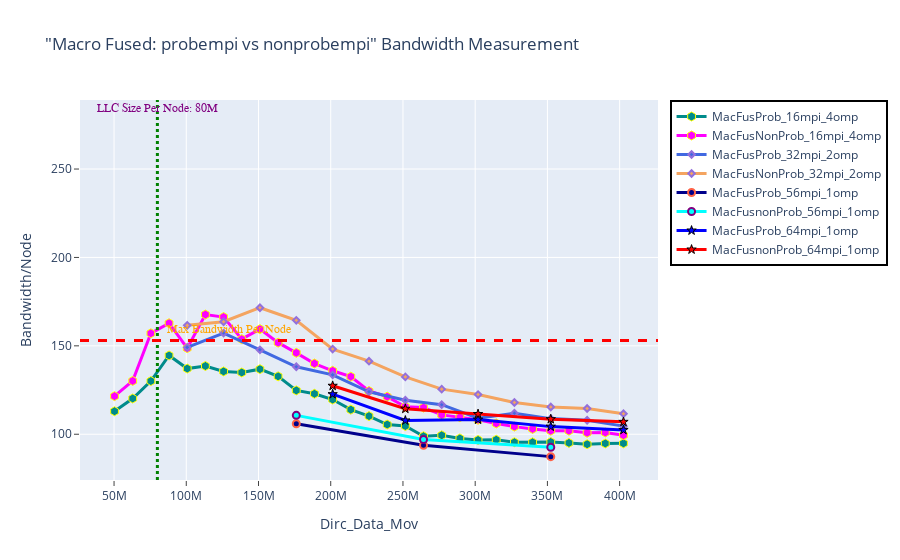

The notebook cell this image was saved under:
### Markdown cell above
## BANDWIDTH - macro fused: probempi vs nonprobempi

### Code cell
fig = go.Figure() 

# 1----
fig.add_trace(go.Scatter(x=(dfn2MacFusProb_16mpi_4omp.Dirc_Data_Mov*(dfn2MacFusProb_16mpi_4omp.MPI_size/2)), 
                         y=(dfn2MacFusProb_16mpi_4omp.BAND*(dfn2MacFusProb_16mpi_4omp.MPI_size/2)), 
                         mode='lines+markers', 
                         name='MacFusProb_16mpi_4omp',
                         line=dict(color='darkcyan',width=3),
                         marker=dict(symbol='hexagon',size=9, line=dict(color='yellow',width=1))))

fig.add_trace(go.Scatter(x=(dfn2MacFusNonProb_16mpi_4omp.Dirc_Data_Mov*(dfn2MacFusNonProb_16mpi_4omp.MPI_size/2)), 
                         y=(dfn2MacFusNonProb_16mpi_4omp.BAND*(dfn2MacFusNonProb_16mpi_4omp.MPI_size/2)), 
                         mode='lines+markers', 
                         name='MacFusNonProb_16mpi_4omp',
                         line=dict(color='magenta',width=3),
                         marker=dict(symbol='hexagon',size=9, line=dict(color='yellow',width=1))))


# 2----
fig.add_trace(go.Scatter(x=(dfn2MacFusProb_32mpi_2omp.Dirc_Data_Mov*(dfn2MacFusProb_32mpi_2omp.MPI_size/2)), 
                         y=(dfn2MacFusProb_32mpi_2omp.BAND*(dfn2MacFusProb_32mpi_2omp.MPI_size/2)), 
                         mode='lines+markers', 
                         name='MacFusProb_32mpi_2omp',
                         line=dict(color='royalblue',width=3),
                         marker=dict(symbol='diamond',size=5,line=dict(color='MediumPurple',width=2))))

fig.add_trace(go.Scatter(x=(dfn2MacFusNonProb_32mpi_2omp.Dirc_Data_Mov*(dfn2MacFusNonProb_32mpi_2omp.MPI_size/2)), 
                         y=(dfn2MacFusNonProb_32mpi_2omp.BAND*(dfn2MacFusNonProb_32mpi_2omp.MPI_size/2)), 
                         mode='lines+markers', 
                         name='MacFusNonProb_32mpi_2omp',
                         line=dict(color='sandybrown',width=3),
                         marker=dict(symbol='diamond',size=5,line=dict(color='MediumPurple',width=2))))


# 3----
fig.add_trace(go.Scatter(x=(dfn2MacFusProb_56mpi_1omp.Dirc_Data_Mov*(dfn2MacFusProb_56mpi_1omp.MPI_size/2)), 
                         y=(dfn2MacFusProb_56mpi_1omp.BAND*(dfn2MacFusProb_56mpi_1omp.MPI_size/2)), 
                         mode='lines+markers', 
                         name='MacFusProb_56mpi_1omp',
                         line=dict(color='darkblue',width=3),
                         marker=dict(symbol='circle',size=7, line=dict(color='tomato',width=2))))

fig.add_trace(go.Scatter(x=(dfn2MacFusnonProb_56mpi_1omp.Dirc_Data_Mov*(dfn2MacFusnonProb_56mpi_1omp.MPI_size/2)), 
                         y=(dfn2MacFusnonProb_56mpi_1omp.BAND*(dfn2MacFusnonProb_56mpi_1omp.MPI_size/2)), 
                         mode='lines+markers', 
                         name='MacFusnonProb_56mpi_1omp',
                         line=dict(color='cyan',width=3),
                         marker=dict(symbol='circle',size=7,line=dict(color='Purple',width=2))))



# 4----
fig.add_trace(go.Scatter(x=(dfn2MacFusProb_64mpi_1omp.Dirc_Data_Mov*(dfn2MacFusProb_64mpi_1omp.MPI_size/2)), 
                         y=(dfn2MacFusProb_64mpi_1omp.BAND*(dfn2MacFusProb_64mpi_1omp.MPI_size/2)), 
                         mode='lines+markers', 
                         name='MacFusProb_64mpi_1omp',
                         line=dict(color='blue',width=3),
                         marker=dict(symbol='star',size=7, line=dict(color='black',width=1))))

fig.add_trace(go.Scatter(x=(dfn2MacFusnonProb_64mpi_1omp.Dirc_Data_Mov*(dfn2MacFusnonProb_64mpi_1omp.MPI_size/2)), 
                         y=(dfn2MacFusnonProb_64mpi_1omp.BAND*(dfn2MacFusnonProb_64mpi_1omp.MPI_size/2)), 
                         mode='lines+markers', 
                         name='MacFusnonProb_64mpi_1omp',
                         line=dict(color='red',width=3),
                         marker=dict(symbol='star',size=7, line=dict(color='black',width=1))))

# Adding vertical and horizontal lines 
fig.add_vline(x=80e6, line_width=3, line_dash="dot", line_color="green")
fig.add_hline(y=153, line_width=3, line_dash="dash", line_color="red")

# Add annotation with arrow
fig.add_annotation(
    x='80e6'
    , y=280
    , text=f'LLC Size Per Node: 80M'
    , yanchor='bottom'
    , showarrow=False
    , arrowhead=1
    , arrowsize=1
    , arrowwidth=2
    , arrowcolor="#636363"
    , ax=-20
    , ay=-30
    , font=dict(size=12, color="purple", family="Sans Serif")
    , align="left"
    ,)

fig.add_annotation(
    x='130e6'
    , y=155
    , text=f'Max Bandwidth Per Node'
    , yanchor='bottom'
    , showarrow=False
    , arrowhead=1
    , arrowsize=1
    , arrowwidth=2
    , arrowcolor="#636363"
    , ax=-20
    , ay=-30
    , font=dict(size=12, color="orange", family="Sans Serif")
    , align="left"
    ,)


fig.update_layout(title='"Macro Fused: probempi vs nonprobempi" Bandwidth Measurement',
                  xaxis_title='Dirc_Data_Mov', yaxis_title='Bandwidth/Node', 
                  xaxis=dict(ticks="outside"),  
                  yaxis=dict(ticks="outside"),
                  legend=go.layout.Legend(bordercolor="black",borderwidth=2))

### Figure 1 — Plotly figure (JSON) as saved in the notebook; plotly's stock layout.template omitted (floating-point values rounded to 4 significant figures)
{"data": [{"line": {"color": "darkcyan", "width": 3}, "marker": {"line": {"color": "yellow", "width": 1}, "size": 9, "symbol": "hexagon"}, "mode": "lines+markers", "name": "MacFusProb_16mpi_4omp", "type": "scatter", "x": [50331648, 62914560, 75497472, 88080384, 100663296, 113246208, 125829120, 138412032, 150994944, 163577856, 176160768, 188743680, 201326592, 213909504, 226492416, 239075328, 251658240, 264241152, 276824064, 289406976, 301989888, 314572800, 327155712, 339738624, 352321536, 364904448, 377487360, 390070272, 402653184], "y": [113.0, 120.2, 130.1, 144.6, 137.1, 138.6, 135.6, 134.9, 136.8, 132.7, 124.8, 122.9, 119.6, 113.9, 110.3, 105.5, 104.6, 98.88, 99.39, 97.63, 96.76, 96.89, 95.49, 95.44, 95.6, 95.11, 94.34, 94.81, 94.84]}, {"line": {"color": "magenta", "width": 3}, "marker": {"line": {"color": "yellow", "width": 1}, "size": 9, "symbol": "hexagon"}, "mode": "lines+markers", "name": "MacFusNonProb_16mpi_4omp", "type": "scatter", "x": [50331648, 62914560, 75497472, 88080384, 100663296, 113246208, 125829120, 138412032, 150994944, 163577856, 176160768, 188743680, 201326592, 213909504, 226492416, 239075328, 251658240, 264241152, 276824064, 289406976, 301989888, 314572800, 327155712, 339738624, 352321536, 364904448, 377487360, 390070272, 402653184], "y": [121.6, 130.2, 157.1, 162.8, 148.7, 167.7, 166.3, 153.8, 159.5, 151.8, 146.1, 140.0, 135.9, 132.6, 124.4, 121.3, 115.6, 115.1, 110.9, 109.7, 108.2, 106.1, 104.3, 103.0, 102.0, 102.0, 100.8, 101.0, 99.44]}, {"line": {"color": "royalblue", "width": 3}, "marker": {"line": {"color": "MediumPurple", "width": 2}, "size": 5, "symbol": "diamond"}, "mode": "lines+markers", "name": "MacFusProb_32mpi_2omp", "type": "scatter", "x": [100663296, 125829120, 150994944, 176160768, 201326592, 226492416, 251658240, 276824064, 301989888, 327155712, 352321536, 377487360, 402653184], "y": [149.1, 157.2, 147.8, 138.2, 133.6, 124.0, 119.3, 116.7, 109.1, 111.9, 108.8, 107.9, 104.6]}, {"line": {"color": "sandybrown", "width": 3}, "marker": {"line": {"color": "MediumPurple", "width": 2}, "size": 5, "symbol": "diamond"}, "mode": "lines+markers", "name": "MacFusNonProb_32mpi_2omp", "type": "scatter", "x": [100663296, 125829120, 150994944, 176160768, 201326592, 226492416, 251658240, 276824064, 301989888, 327155712, 352321536, 377487360, 402653184], "y": [161.6, 163.6, 171.6, 164.5, 148.2, 141.3, 132.4, 125.5, 122.4, 118.0, 115.4, 114.6, 111.6]}, {"line": {"color": "darkblue", "width": 3}, "marker": {"line": {"color": "tomato", "width": 2}, "size": 7, "symbol": "circle"}, "mode": "lines+markers", "name": "MacFusProb_56mpi_1omp", "type": "scatter", "x": [176160768, 264241152, 352321536], "y": [105.9, 93.77, 87.34]}, {"line": {"color": "cyan", "width": 3}, "marker": {"line": {"color": "Purple", "width": 2}, "size": 7, "symbol": "circle"}, "mode": "lines+markers", "name": "MacFusnonProb_56mpi_1omp", "type": "scatter", "x": [176160768, 264241152, 352321536], "y": [110.7, 97.03, 92.64]}, {"line": {"color": "blue", "width": 3}, "marker": {"line": {"color": "black", "width": 1}, "size": 7, "symbol": "star"}, "mode": "lines+markers", "name": "MacFusProb_64mpi_1omp", "type": "scatter", "x": [201326592, 251658240, 301989888, 352321536, 402653184], "y": [122.7, 107.8, 108.3, 104.3, 102.4]}, {"line": {"color": "red", "width": 3}, "marker": {"line": {"color": "black", "width": 1}, "size": 7, "symbol": "star"}, "mode": "lines+markers", "name": "MacFusnonProb_64mpi_1omp", "type": "scatter", "x": [201326592, 251658240, 301989888, 352321536, 402653184], "y": [127.4, 114.4, 111.4, 108.5, 107.0]}], "layout": {"annotations": [{"align": "left", "arrowcolor": "#636363", "arrowhead": 1, "arrowsize": 1, "arrowwidth": 2, "ax": -20, "ay": -30, "font": {"color": "purple", "family": "Sans Serif", "size": 12}, "showarrow": false, "text": "LLC Size Per Node: 80M", "x": "80e6", "y": 280, "yanchor": "bottom"}, {"align": "left", "arrowcolor": "#636363", "arrowhead": 1, "arrowsize": 1, "arrowwidth": 2, "ax": -20, "ay": -30, "font": {"color": "orange", "family": "Sans Serif", "size": 12}, "showarrow": false, "text": "Max Bandwidth Per Node", "x": "130e6", "y": 155, "yanchor": "bottom"}], "legend": {"bordercolor": "black", "borderwidth": 2}, "shapes": [{"line": {"color": "green", "dash": "dot", "width": 3}, "type": "line", "x0": 80000000, "x1": 80000000, "xref": "x", "y0": 0, "y1": 1, "yref": "y domain"}, {"line": {"color": "red", "dash": "dash", "width": 3}, "type": "line", "x0": 0, "x1": 1, "xref": "x domain", "y0": 153, "y1": 153, "yref": "y"}], "title": {"text": "\"Macro Fused: probempi vs nonprobempi\" Bandwidth Measurement"}, "xaxis": {"ticks": "outside", "title": {"text": "Dirc_Data_Mov"}}, "yaxis": {"ticks": "outside", "title": {"text": "Bandwidth/Node"}}}}
